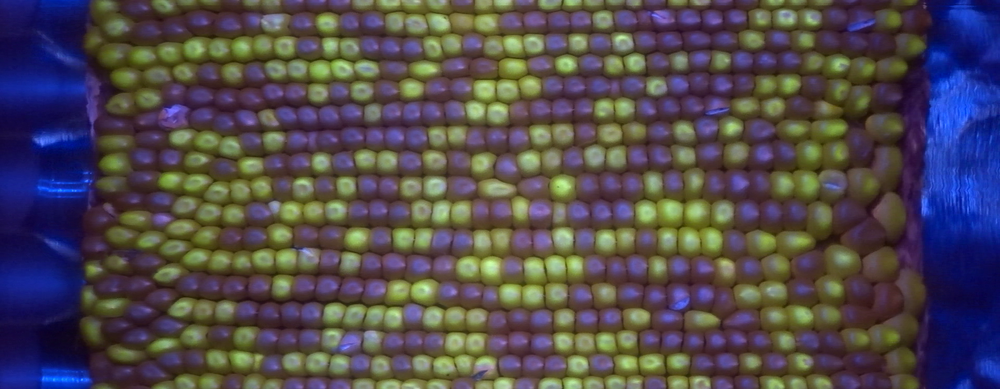
#> input picture test_data/X402x498-2m1.png, 1000 x 389 px, shrunk from 1920 x 746 before the run, found by its file name
$ python plot_regional_maxima.py
#> lines starting #> are read from the running program, lines starting #| are printed output that depends on the picture
"""
=========================
Filtering regional maxima
=========================

Here, we use morphological reconstruction to create a background image, which
we can subtract from the original image to isolate bright features (regional
maxima).

First we try reconstruction by dilation starting at the edges of the image. We
initialize a seed image to the minimum intensity of the image, and set its
border to be the pixel values in the original image. These maximal pixels will
get dilated in order to reconstruct the background image.

"""
import numpy as np
import matplotlib.pyplot as plt

from scipy.ndimage import gaussian_filter
from skimage import data
from skimage import img_as_float
from skimage.morphology import reconstruction
from skimage import io # Added so I can import my own images

# Convert to float: Important for subtraction later which won't work with uint8
image = io.imread('/Users/CiderBones/Desktop/Laboratory/computer_vision/scikit-image/X402x498-2m1.png')
#> image is the input picture: shape (389, 1000, 3); mean R, G, B 79.5, 73.7, 79.7
image = img_as_float(image)
image = gaussian_filter(image, 1)
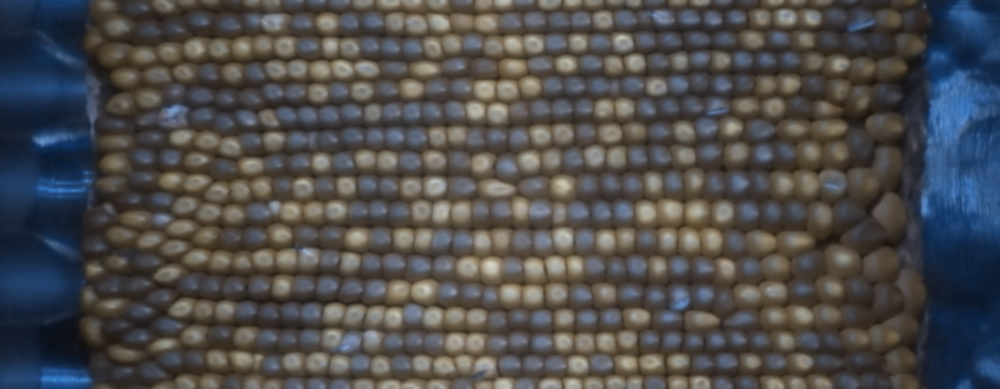
#> image: shape (389, 1000, 3) float64; mean R, G, B 0.305, 0.303, 0.306

seed = np.copy(image)
seed[1:-1, 1:-1] = image.min()
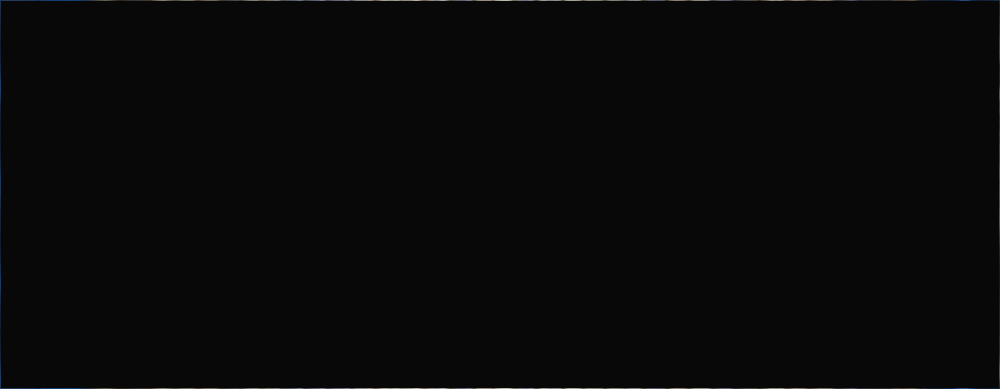
#> seed: shape (389, 1000, 3) float64; mean R, G, B 0.0358, 0.0361, 0.0364
mask = image

dilated = reconstruction(seed, mask, method='dilation')

######################################################################
# Subtracting the dilated image leaves an image with just the coins and a
# flat, black background, as shown below.

fig, (ax0, ax1, ax2) = plt.subplots(nrows=1,
                                    ncols=3,
                                    figsize=(8, 2.5),
                                    sharex=True,
                                    sharey=True)

ax0.imshow(image, cmap='gray')
ax0.set_title('original image')
ax0.axis('off')

ax1.imshow(dilated, vmin=image.min(), vmax=image.max(), cmap='gray')
ax1.set_title('dilated')
ax1.axis('off')

ax2.imshow(image - dilated, cmap='gray')
ax2.set_title('image - dilated')
ax2.axis('off')

fig.tight_layout()

######################################################################
# Although the features (i.e. the coins) are clearly isolated, the coins
# surrounded by a bright background in the original image are dimmer in the
# subtracted image. We can attempt to correct this using a different seed
# image.
#
# Instead of creating a seed image with maxima along the image border, we can
# use the features of the image itself to seed the reconstruction process.
# Here, the seed image is the original image minus a fixed value, ``h``.

h = 0.4
seed = image - h
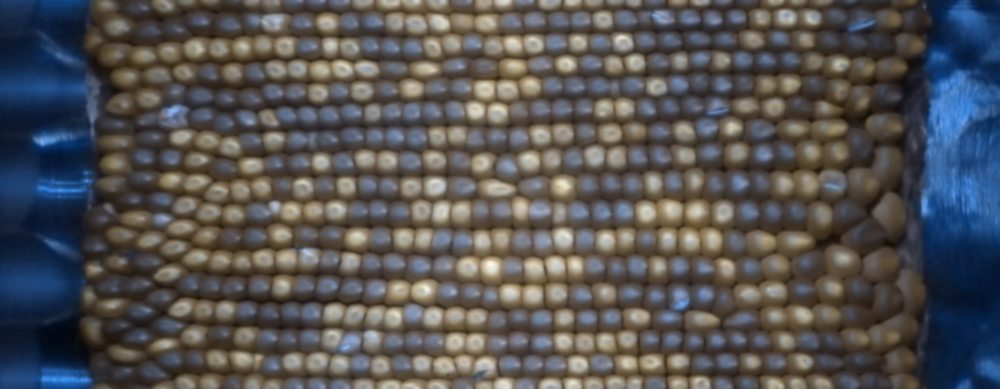
#> seed: shape (389, 1000, 3) float64; mean R, G, B -0.0948, -0.0972, -0.0944; drawn with min black and max white
dilated = reconstruction(seed, mask, method='dilation')
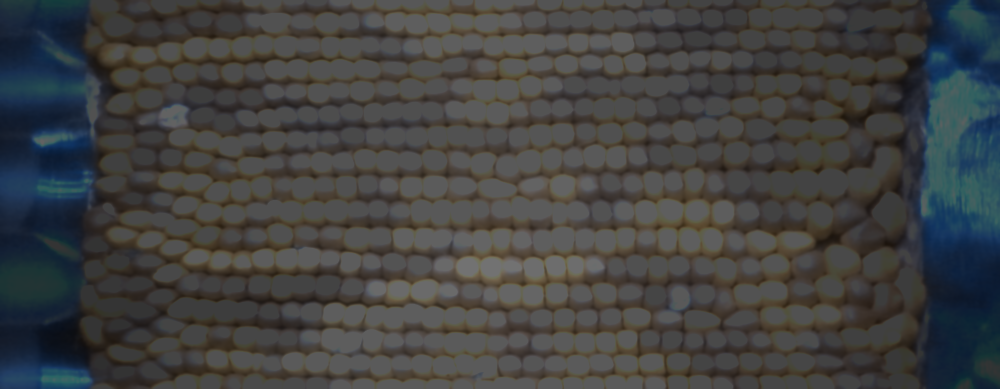
#> dilated: shape (389, 1000, 3) float64; mean R, G, B 0.258, 0.261, 0.259
hdome = image - dilated
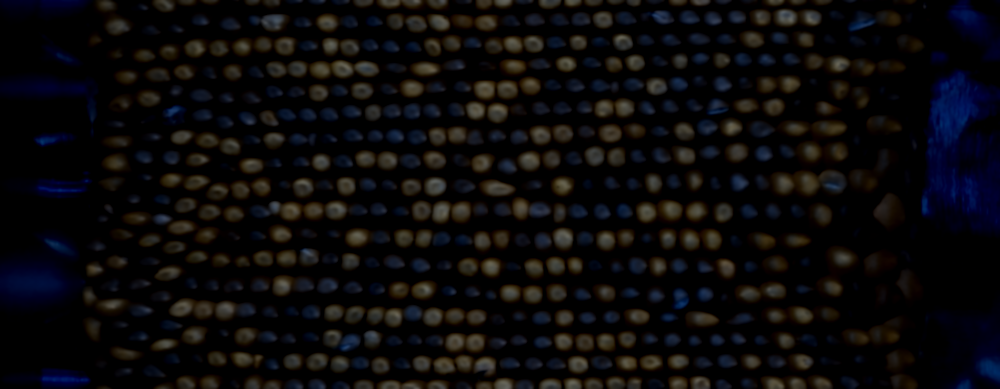
#> hdome: shape (389, 1000, 3) float64; mean R, G, B 0.0469, 0.0413, 0.0461

######################################################################
# To get a feel for the reconstruction process, we plot the intensity of the
# mask, seed, and dilated images along a slice of the image (indicated by red
# line).

fig, (ax0, ax1, ax2) = plt.subplots(nrows=1, ncols=3, figsize=(8, 2.5))
yslice = 197

ax0.plot(mask[yslice], '0.5', label='mask')
ax0.plot(seed[yslice], 'k', label='seed')
ax0.plot(dilated[yslice], 'r', label='dilated')
ax0.set_ylim(-0.2, 2)
ax0.set_title('image slice')
ax0.set_xticks([])
ax0.legend()

ax1.imshow(dilated, vmin=image.min(), vmax=image.max(), cmap='gray')
ax1.axhline(yslice, color='r', alpha=0.4)
ax1.set_title('dilated')
ax1.axis('off')

ax2.imshow(hdome, cmap='gray')
ax2.axhline(yslice, color='r', alpha=0.4)
ax2.set_title('image - dilated')
ax2.axis('off')

fig.tight_layout()
plt.show()
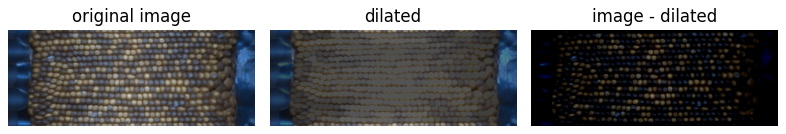
#> figure drawn by matplotlib, 3 panels
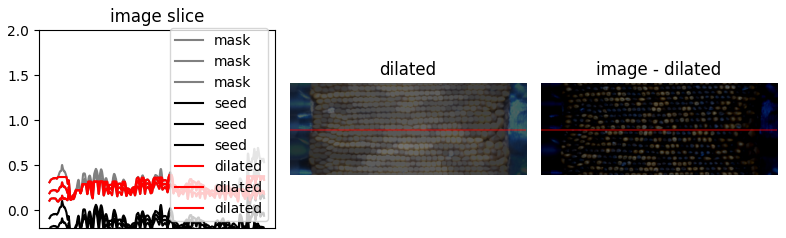
#> figure drawn by matplotlib, 3 panels

######################################################################
# As you can see in the image slice, each coin is given a different baseline
# intensity in the reconstructed image; this is because we used the local
# intensity (shifted by ``h``) as a seed value. As a result, the coins in the
# subtracted image have similar pixel intensities. The final result is known
# as the h-dome of an image since this tends to isolate regional maxima of
# height ``h``. This operation is particularly useful when your images are
# unevenly illuminated.


#io.imsave("/Users/CiderBones/Desktop/scikit_output_test.png", hdome)
